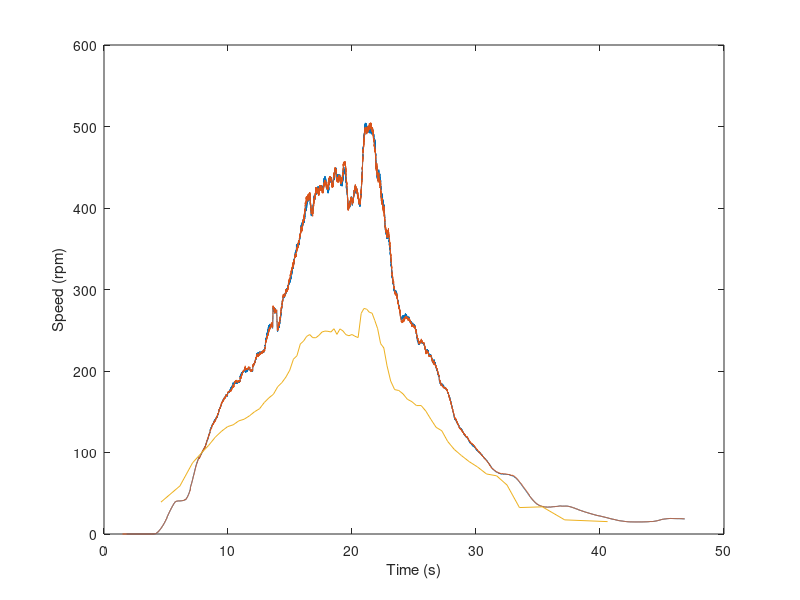

This chart was generated by the following MATLAB code:
clear;
clc;
data = importdata('data.txt',' ');
res = 200;
fn = 200;
n = 1:length(data);

A = data(:,1)';
B = data(:,2)';
Z = data(:,3)';
time = data(:,4)'/1e6;

dA = diff(A)==1;
At = time(diff(A)==1);
dAt = 60./(res*diff(At));
fdAt = filter(1/fn*ones(fn,1),1,dAt);

Bt = time(diff(B)==1);
dBt = 60./(res*diff(Bt));
fdBt = filter(1/fn*ones(fn,1),1,dBt);

Zt = time(diff(Z)==1);
dZt = 60./diff(Zt);

nt = n(diff(Z)==1);
nt2 = n(diff(Z)==-1);
nt2-nt;

for i=1:length(nt)-1
sum(dA(nt(i):nt(i+1)))
end

plot(At(1:length(fdAt)),fdAt,Bt(1:length(fdBt)),fdBt,Zt(1:length(dZt)),dZt);
xlabel('Time (s)');
ylabel('Speed (rpm)');

